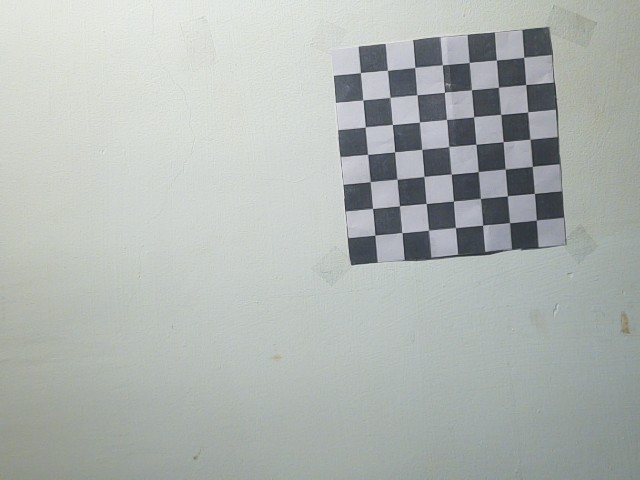
#> input picture amr/Calibration_images/L/1.jpg, 640 x 480 px, found by its file name
$ python calibration.py
#> lines starting #> are read from the running program, lines starting #| are printed output that depends on the picture
import numpy as np
import cv2 as cv
from os import listdir, mkdir
from os.path import join, isdir
import matplotlib.pyplot as plt

### Paths
ROOT = r'/home/sg/project'
output_id = '7.jpg'


### Termination Critera, Modes
criteria_calib = (cv.TERM_CRITERIA_MAX_ITER + cv.TERM_CRITERIA_EPS, 1000, 1e-6)
params_ransac = (cv.FM_RANSAC, 2.5, 0.9)
flags_thresh = (cv.CALIB_CB_ADAPTIVE_THRESH + cv.CALIB_CB_NORMALIZE_IMAGE)
flags_indiv_calib = (0)
flags_stereo_calib = (cv.CALIB_FIX_INTRINSIC)


def sort_id(e):
    return int(e.split('.')[0])


def rescaleROI(src, roi):
    x, y, w, h = roi
    dst = src[y:y+h, x:x+w]
    return dst


file_list = [i for i in listdir(join(ROOT, 'L'))]
file_list.sort(key=sort_id)

objp = np.zeros((7*7,3), np.float32)
objp[:,:2] = np.mgrid[0:7,0:7].T.reshape(-1,2)

objPts = []
imgPL, imgPR = [], []

imgSize = (640, 480) # (768, 1024), 1296x972


for f in file_list:
    fname = str(f)

    imgL = cv.imread(join(ROOT, 'L', fname))
#> imgL is the input picture: shape (480, 640, 3); mean B, G, R 177.9, 180.9, 175.3
    imgR = cv.imread(join(ROOT, 'R', fname))
    grayL = cv.cvtColor(imgL, cv.COLOR_RGB2GRAY)
    grayR = cv.cvtColor(imgR, cv.COLOR_RGB2GRAY)
    # h,w = grayL.shape
    retL, cornersL = cv.findChessboardCorners(grayL, (7,7), flags=flags_thresh)
#> retL = True; cornersL = 49 rows, first 8: [523.8, 56.84], [526.1, 84.33], [528, 111.8], [529.7, 138.8], [532.3, 166.3], [533.9, 193], [536.1, 219.6], [496.3, 60.11]
    retR, cornersR = cv.findChessboardCorners(grayR, (7,7), flags=flags_thresh)
#> retR = True; cornersR has the same summary as cornersL

    if retL and retR:
        objPts.append(objp)
        corners2L = cv.cornerSubPix(grayL, cornersL, (3,3), (-1,-1), criteria_calib)
#> corners2L = 49 rows, first 8: [523.6, 57.26], [525.7, 84.46], [527.7, 111.8], [529.9, 139.2], [532.4, 166.4], [534.4, 193.4], [536.4, 220.2], [496.4, 60.11]
        imgPL.append(corners2L)
        # objPR.append(objp)
        corners2R = cv.cornerSubPix(grayR, cornersR, (3,3), (-1,-1), criteria_calib)
#> corners2R has the same summary as corners2L
        imgPR.append(corners2R)

    else:
        print(f'Corners not found in {fname} (Left={retL}, Right={retR})')
        break

objPts = np.asarray(objPts, np.float32)
imgPL = np.asarray(imgPL, np.float32)
imgPR = np.asarray(imgPR, np.float32)


mse1, C1, D1, R1, T1 = cv.calibrateCamera(objPts, imgPL, imgSize,
                        None, None, flags=flags_indiv_calib, criteria=criteria_calib)
mse2, C2, D2, R2, T2 = cv.calibrateCamera(objPts, imgPR, imgSize,
                        None, None, flags=flags_indiv_calib, criteria=criteria_calib)

mseTotal,CL,DL,CR,DR,R,T,E,F = cv.stereoCalibrate(objPts, imgPL, imgPR,
                        C1, D1, C2, D2, imgSize, flags=flags_stereo_calib, criteria=criteria_calib)


### Rectification Transforms, Projection Matrices, ROIs after rectification
RL,RR,PL,PR,Q,validROIL,validROIR = cv.stereoRectify(CL, DL, CR, DR, imgSize, R, T, alpha=0,
                                                     newImageSize=imgSize, flags=cv.CALIB_ZERO_DISPARITY)


''' Print critical parameters and per-view reprojection error '''
np.set_printoptions(suppress=True, precision=3)

print('CameraMatrix_L = \n{}\n\nCameraMatrix_R = \n{}\n'.format(CL, CR))
print('RotationStereo = \n{}\n\nTranslationStereo = \n{}\n'.format(R, T))
print('DistCoeffStereo_L = \n{}\n\nDistCoeffStereo_R = \n{}\n'.format(DL, DR))
print('Q = \n{}\n'.format(Q))

print(f'Left MSE: {mse1:0.6f}')
print(f'Right MSE: {mse1:0.6f}')
print(f'Overall MSE: {mseTotal:0.6f} ({len(file_list)} image pairs)\n')

labels = []


''' Rectification mapping '''
undistL, rectifL = cv.initUndistortRectifyMap(CL, DL, RL, PL, imgSize, cv.CV_32FC1)
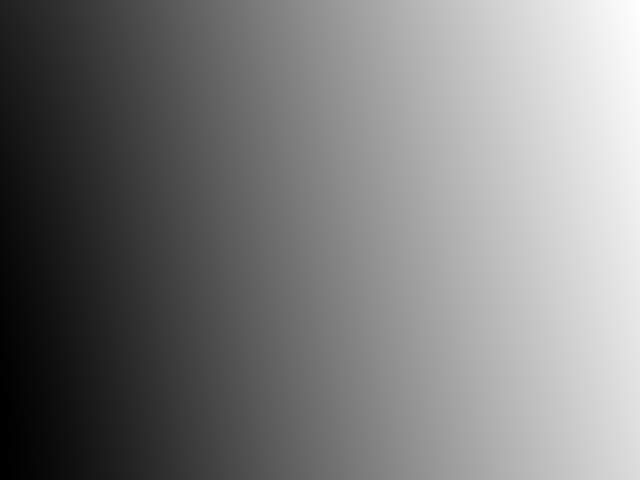
#> undistL: shape (480, 640) float32; min -68.61, max 215.9, mean 70.9; drawn with min black and max white
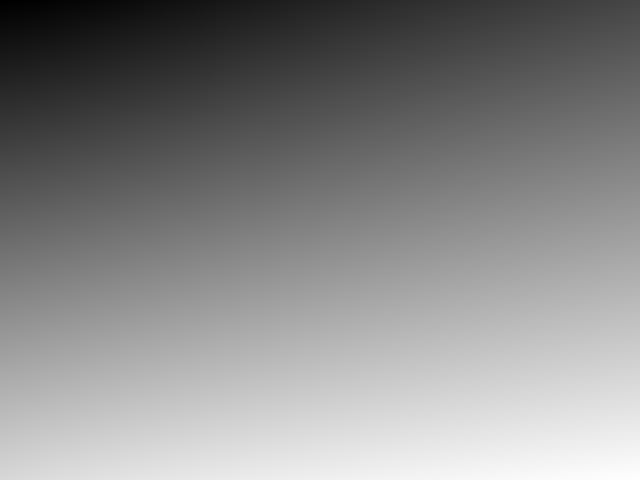
#> rectifL: shape (480, 640) float32; min 53.38, max 317.3, mean 194.3; drawn with min black and max white
undistR, rectifR = cv.initUndistortRectifyMap(CR, DR, RR, PR, imgSize, cv.CV_32FC1)


''' Preview rectification & remap '''
img1 = cv.imread(join(ROOT, 'L', output_id))
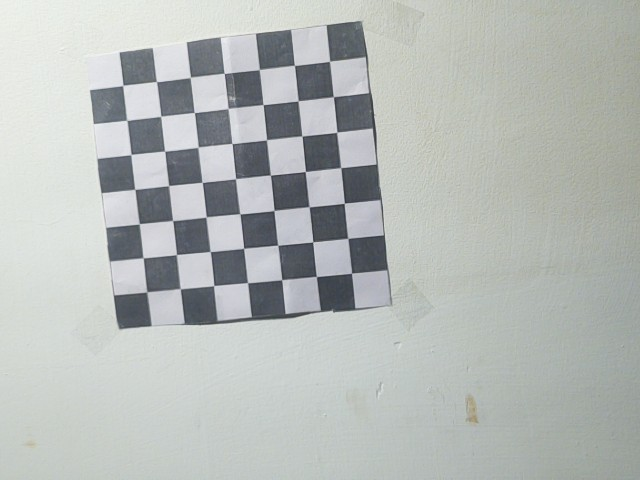
#> input picture amr/Calibration_images/L/7.jpg, 640 x 480 px, found by its file name
#> img1 is the input picture: shape (480, 640, 3); mean B, G, R 183.3, 185.9, 181.5
img2 = cv.imread(join(ROOT, 'R', output_id))
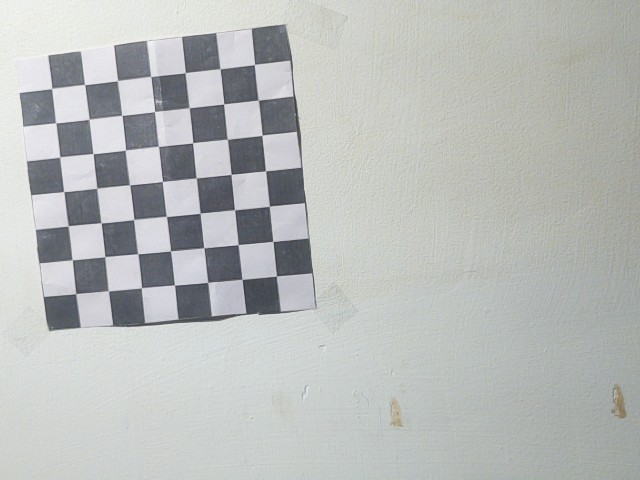
#> input picture amr/Calibration_images/R/7.jpg, 640 x 480 px, found by its file name
#> img2 is the input picture: shape (480, 640, 3); mean B, G, R 185.9, 187.4, 184.8
img1 = cv.cvtColor(img1, cv.COLOR_BGR2RGB)
img2 = cv.cvtColor(img2, cv.COLOR_BGR2RGB)

img1 = cv.remap(img1, undistL, rectifL, cv.INTER_LINEAR, borderMode=cv.BORDER_CONSTANT)
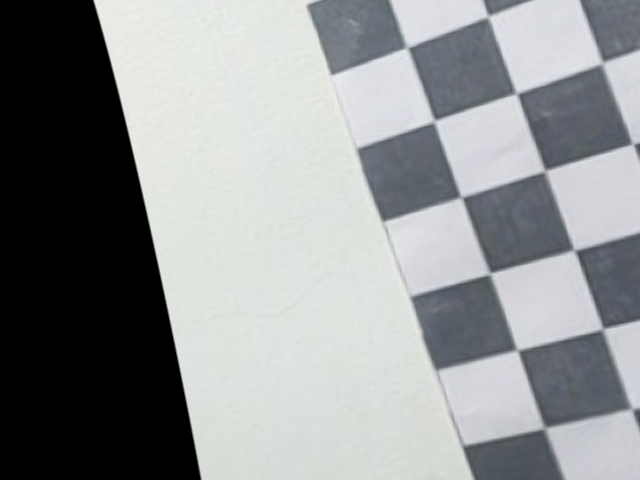
#> img1: shape (480, 640, 3); mean R, G, B 143.6, 146.5, 147.2
img2 = cv.remap(img2, undistR, rectifR, cv.INTER_LINEAR, borderMode=cv.BORDER_CONSTANT)
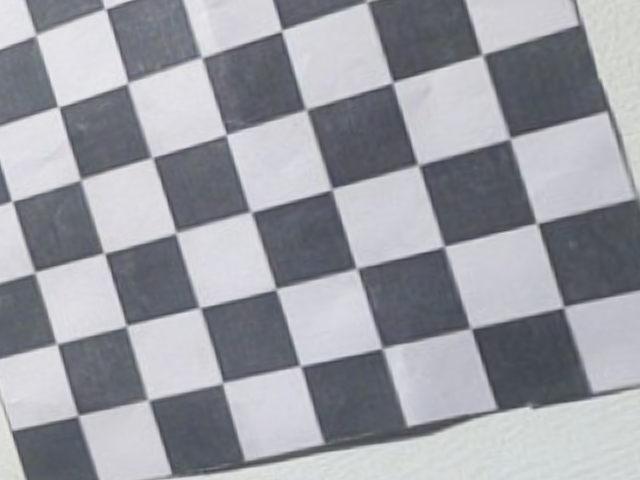
#> img2: shape (480, 640, 3); mean R, G, B 154.9, 156.7, 163.5

plt.figure(figsize=(9,6))
plt.subplot(221); plt.imshow(img1); plt.title('remap_L: ' + str(img1.shape))
plt.subplot(222); plt.imshow(img2); plt.title('remap_R: ' + str(img2.shape))

img11 = rescaleROI(img1, validROIL)
#> in rescaleROI, `dst = src[y:y+h, x:x+w]`:
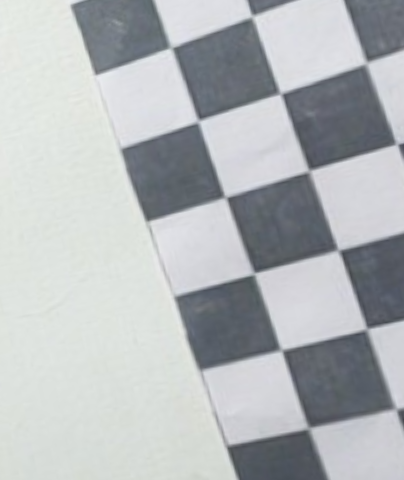
#> dst: shape (480, 404, 3); mean R, G, B 179.9, 183.8, 186
img22 = rescaleROI(img2, validROIR)

# dsize = (img11.shape[1], img11.shape[0])
# img22 = cv.resize(img22, dsize, interpolation=cv.INTER_LINEAR)

### Compare rectified and remapped images
plt.subplot(223); plt.imshow(img11); plt.title('ROI_L: ' + str(img11.shape))
plt.subplot(224); plt.imshow(img22); plt.title('ROI_R: ' + str(img22.shape))
plt.tight_layout()
plt.show()


''' Write parameters to .txt files '''
output_dir = r'Calibration_Files_expm'
prompt = input('Save parameters to "{}\\"? (y/n): '.format(output_dir))
#> the answer given: out.png

if (prompt == 'y'):
    if not isdir(output_dir):
        mkdir(output_dir)

    np.savetxt(join(output_dir, 'Q.txt'), Q, fmt='%.5e')
    np.savetxt(join(output_dir, 'CmL.txt'), CL, fmt='%.5e')
    np.savetxt(join(output_dir, 'CmR.txt'), CR, fmt='%.5e')
    np.savetxt(join(output_dir, 'DcL.txt'), DL, fmt='%.5e')
    np.savetxt(join(output_dir, 'DcR.txt'), DR, fmt='%.5e')
    np.savetxt(join(output_dir, 'Rtn.txt'), R, fmt='%.5e')
    np.savetxt(join(output_dir, 'Trnsl.txt'), T, fmt='%.5e')
    np.savetxt(join(output_dir, 'RectifL.txt'), RL, fmt='%.5e')
    np.savetxt(join(output_dir, 'ProjL.txt'), PL, fmt='%.5e')
    np.savetxt(join(output_dir, 'ProjR.txt'), PR, fmt='%.5e')
    np.savetxt(join(output_dir, 'umapL.txt'), undistL, fmt='%.5e')
    np.savetxt(join(output_dir, 'rmapL.txt'), rectifL, fmt='%.5e')
    np.savetxt(join(output_dir, 'umapR.txt'), undistR, fmt='%.5e')
    np.savetxt(join(output_dir, 'rmapR.txt'), rectifR, fmt='%.5e')
    np.savetxt(join(output_dir, 'ROIL.txt'), validROIL, fmt='%.5e')
    np.savetxt(join(output_dir, 'ROIR.txt'), validROIR, fmt='%.5e')
    print(f'Parameters saved to folder: [{output_dir}]')
